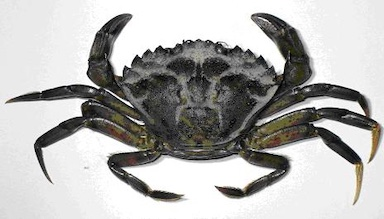
#> input picture invasiveCrabRecognition/crabImages/greenCrab.jpg, 384 x 219 px
$ jupyter execute scaleAndRotateCrab_makeData1.ipynb
#> lines starting #> are read from the running program, lines starting #| are printed output that depends on the picture; after the words box and inside, x2 and y2 are one past the last pixel; in counts of white or black regions, pixels touching at a corner belong together
[cell 1]
"""
Make generate images that distort the existing crab images.
These images are saved to a file and will later be used to train the model.
Distort by: color, haze, gausian noise, motion blur, brightness, roation, scale

Code by Anika and Claude, 2025, for MATE
"""

[cell 2]
import cv2
import numpy as np
import os
from pathlib import Path

[cell 3]
class makeSingularCrabImage:
    """
    Generate realistic underwater image augmentations for green crab detection.
    Based on underwater distortion characteristics from scientific literature.
    """

    def __init__(self, output_dir='augmented_images'):
        self.output_dir = Path(output_dir)
        self.output_dir.mkdir(exist_ok=True)

    def rotate_image(self, img, angle):
        """Rotate image by specified angle with white background."""
        h, w = img.shape[:2]
        center = (w // 2, h // 2)

        # Calculate new bounding box size to fit rotated image
        M = cv2.getRotationMatrix2D(center, angle, 1.0)
        cos = np.abs(M[0, 0])
        sin = np.abs(M[0, 1])
        new_w = int((h * sin) + (w * cos))
        new_h = int((h * cos) + (w * sin))

        # Adjust rotation matrix for new center
        M[0, 2] += (new_w / 2) - center[0]
        M[1, 2] += (new_h / 2) - center[1]

        # Rotate with white background
        rotated = cv2.warpAffine(img, M, (new_w, new_h),
                                 borderMode=cv2.BORDER_CONSTANT,
                                 borderValue=(255, 255, 255))
        return rotated

    def scale_image(self, img, scale_factor):
        """Scale image without maintaining original dimensions."""
        h, w = img.shape[:2]
        new_h, new_w = int(h * scale_factor), int(w * scale_factor)

        # Resize
        scaled = cv2.resize(img, (new_w, new_h), interpolation=cv2.INTER_LINEAR)
        return scaled

    def crop_to_content(self, img, margin=20):
        """Crop image to content with minimal white space."""
        # Convert to grayscale
        gray = cv2.cvtColor(img, cv2.COLOR_BGR2GRAY)

        # Find non-white pixels (threshold at 250 to allow slight variations)
        _, thresh = cv2.threshold(gray, 250, 255, cv2.THRESH_BINARY_INV)

        # Find contours
        contours, _ = cv2.findContours(thresh, cv2.RETR_EXTERNAL, cv2.CHAIN_APPROX_SIMPLE)

        if contours:
            # Get bounding box of all contours
            x_min, y_min = img.shape[1], img.shape[0]
            x_max, y_max = 0, 0

            for contour in contours:
                x, y, w, h = cv2.boundingRect(contour)
                x_min = min(x_min, x)
                y_min = min(y_min, y)
                x_max = max(x_max, x + w)
                y_max = max(y_max, y + h)

            # Add margin
            x_min = max(0, x_min - margin)
            y_min = max(0, y_min - margin)
            x_max = min(img.shape[1], x_max + margin)
            y_max = min(img.shape[0], y_max + margin)

            # Crop
            return img[y_min:y_max, x_min:x_max]

        return img

    def generate_augmented_dataset(self, image_path, num_variations=20):
        """
        Generate comprehensive augmented dataset.

        Args:
            image_path: path to original crab image
            num_variations: Number of augmented versions
        """
#> called with image_path = 'crabImages/greenCrab.jpg', num_variations = 10
        img = cv2.imread(str(image_path))
#> img is the input picture: shape (219, 384, 3); mean B, G, R 177, 178.7, 179.4
        if img is None:
            print(f"Warning: Could not load {image_path}")
            return

        base_name = Path(image_path).stem
        print(f"Processing {base_name}...")

        # Save original
        cv2.imwrite(str(self.output_dir / f"{base_name}_original.jpg"), img)

        # Generate variations
        for i in range(num_variations):
            augmented = img.copy()
            aug_name = f"{base_name}_aug_{i:03d}"

            # Random rotation (-180 to 180 degrees)
            if np.random.random() > 0.3:
                angle = np.random.randint(-180, 180)
                augmented = self.rotate_image(augmented, angle)
                aug_name += f"_rot{angle}"

            # Random scale (0.5 to 1.5)
            if np.random.random() > 0.3:
                scale = np.random.uniform(0.5, 1.5)
                augmented = self.scale_image(augmented, scale)
                aug_name += f"_scl{scale:.2f}"

            # Crop to content after rotation/scaling
            augmented = self.crop_to_content(augmented, margin=20)

            # Save augmented image
            output_path = self.output_dir / f"{aug_name}.jpg"
            cv2.imwrite(str(output_path), augmented)
#> this loop made 10 passes
#> pass 1, in rotate_image, `rotated = cv2.warpAffine(img, M, (new_w, new_h), borderMode=cv2.BORDER..`:
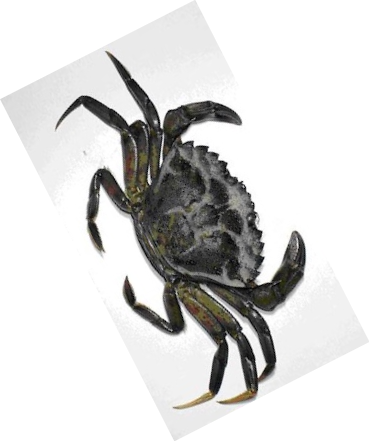
#> rotated: shape (441, 369, 3); mean B, G, R 214.7, 215.6, 215.9
#> pass 1, in crop_to_content, `gray = cv2.cvtColor(img, cv2.COLOR_BGR2GRAY)`:
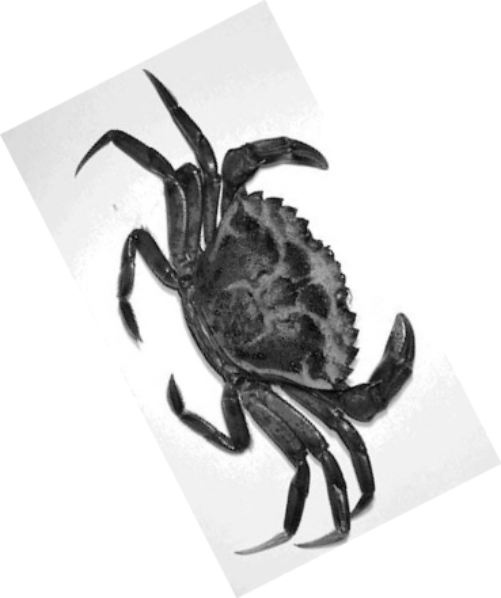
#> gray: shape (598, 501); min 4, max 255, mean 215.5
#> pass 1, in crop_to_content, `_, thresh = cv2.threshold(gray, 250, 255, cv2.THRESH_BINARY_INV)`:
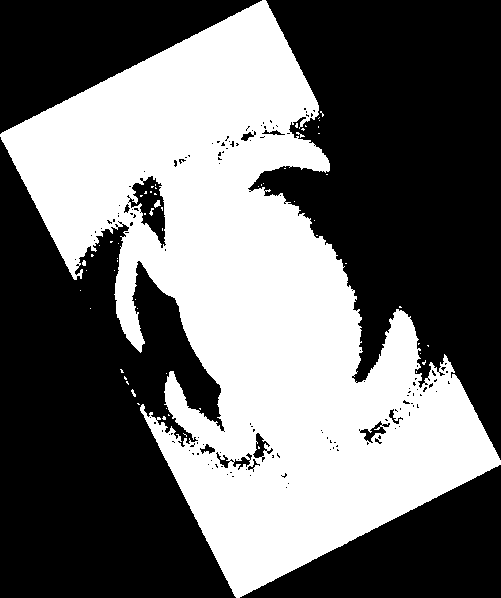
#> thresh: shape (598, 501); 42.3% white; 62 white regions (56 under 20 px), largest, box (x1, y1, x2, y2) and area: (0, 0, 501, 598) 126419, (154, 200, 161, 208) 33, (296, 132, 305, 138) 20, (149, 208, 154, 216) 20, (82, 260, 86, 266) 20, (131, 389, 136, 397) 20

        print(f"  Generated {num_variations} variations for {base_name}")

        print(f"\nAugmentation complete! Images saved to: {self.output_dir}")
        total_images = len(list(self.output_dir.glob("*.jpg")))
        print(f"Total images: {total_images}")

[cell 4]
# Initialize augmentation pipeline
augmenter = makeSingularCrabImage(output_dir='augmented_crabs')

# List of your original crab images
image_files = ['greenCrab.jpg', 'jonahCrab.jpeg', 'rockCrab.jpg']

# Check if files exist
existing_files = [f for f in image_files if os.path.exists("crabImages/"+f)]

if not existing_files:
    print("Error: No crab images found!")
    print("Please ensure 'greenCrab.jpg', 'jonahCrab.jpg', 'rockCrab.jpg' are in the current directory.")

[cell 5]
augmenter.generate_augmented_dataset('crabImages/greenCrab.jpg', num_variations=10)

[cell 6]
augmenter.generate_augmented_dataset('crabImages/jonahCrab.jpeg', num_variations=10)
#> call 2 of generate_augmented_dataset, with image_path = 'crabImages/jonahCrab.jpeg', num_variations = 10
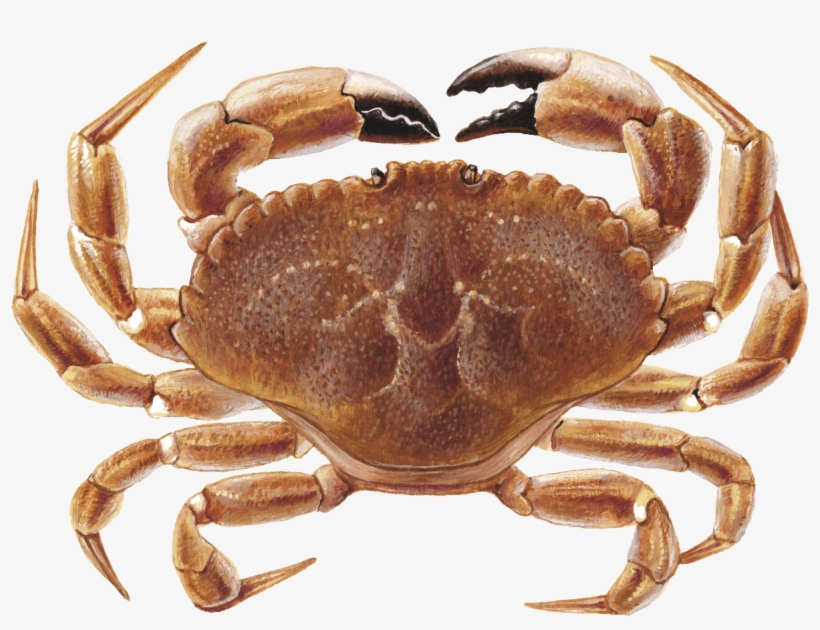
#> input picture invasiveCrabRecognition/crabImages/jonahCrab.jpeg, 820 x 630 px
#> in generate_augmented_dataset, img is the input picture: shape (630, 820, 3); mean B, G, R 161.7, 177.8, 204.3
#> the loop in generate_augmented_dataset (call 2), `for i in range(num_variations):` made 10 passes
#> contours in crop_to_content on passes 1, 2, 4, 5, 8, 10: [[[0, 0], [0, 408], [531, 408], [531, 0]]], [[[0, 0], [0, 882], [1149, 882], [1149, 0]]], [[[0, 0], [0, 736], [958, 736], [958, 0]]], [[[0, 0], [0, 629], [819, 629], [819, 0]]], [[[0, 0], [0, 629], [819, 629], [819, 0]]], [[[0, 0], [0, 629], [819, 629], [819, 0]]]
#> (cos in rotate_image, sin in rotate_image) on passes 3, 6, 7, 9: (0.857, 0.515), (0.602, 0.799), (0.139, 0.99), (0.899, 0.438)
#> pass 1, in crop_to_content (call 11), `gray = cv2.cvtColor(img, cv2.COLOR_BGR2GRAY)`:
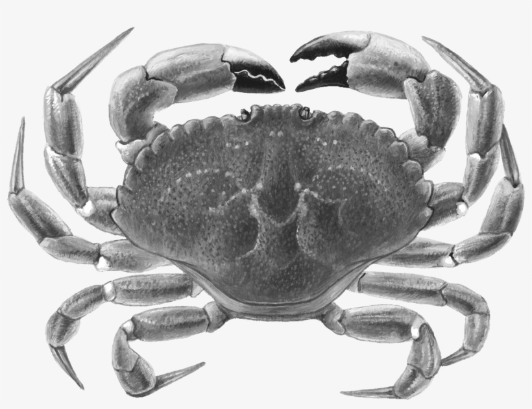
#> gray: shape (409, 532); min 27, max 255, mean 183.8
#> pass 1, in crop_to_content (call 11), `_, thresh = cv2.threshold(gray, 250, 255, cv2.THRESH_BINARY_INV)`:
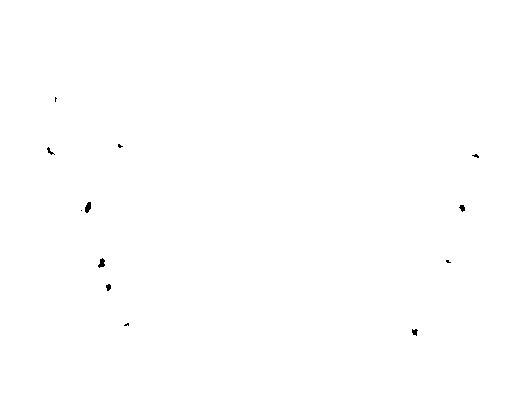
#> thresh: shape (409, 532); 99.9% white; 12 black regions (6 under 20 px), largest, box (x1, y1, x2, y2) and area: (85, 202, 91, 213) 48, (98, 258, 105, 268) 43, (459, 205, 465, 212) 28, (412, 329, 418, 336) 28, (106, 284, 111, 291) 26, (47, 147, 55, 155) 23

[cell 7]
augmenter.generate_augmented_dataset('crabImages/rockCrab.jpg', num_variations=10)
#> call 3 of generate_augmented_dataset, with image_path = 'crabImages/rockCrab.jpg', num_variations = 10
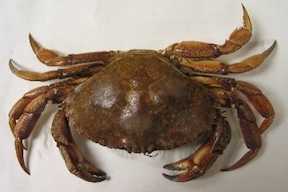
#> input picture invasiveCrabRecognition/crabImages/rockCrab.jpg, 288 x 192 px
#> in generate_augmented_dataset, img is the input picture: shape (192, 288, 3); mean B, G, R 121.1, 135.9, 152.4
#> the loop in generate_augmented_dataset (call 3), `for i in range(num_variations):` made 10 passes
#> (cos in rotate_image, sin in rotate_image) on passes 1, 2, 3, 4, 5, 7, 8, 9, 10: (0.574, 0.819), (0.0698, 0.998), (0.559, 0.829), (0.934, 0.358), (0.731, 0.682), (0.743, 0.669), (0.682, 0.731), (0.53, 0.848), (0.982, 0.191)
#> contours in crop_to_content on pass 6: [[[0, 0], [0, 191], [287, 191], [287, 0]]]
#> pass 1, in rotate_image (call 14), `rotated = cv2.warpAffine(img, M, (new_w, new_h), borderMode=cv2.BORDER..`:
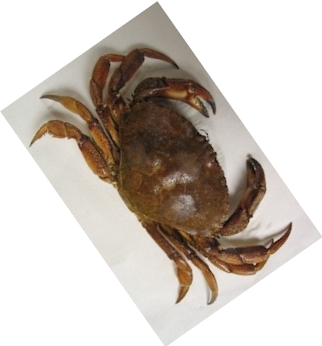
#> rotated: shape (346, 322, 3); mean B, G, R 188.5, 195.9, 204.1
#> pass 1, in crop_to_content (call 21), `gray = cv2.cvtColor(img, cv2.COLOR_BGR2GRAY)`:
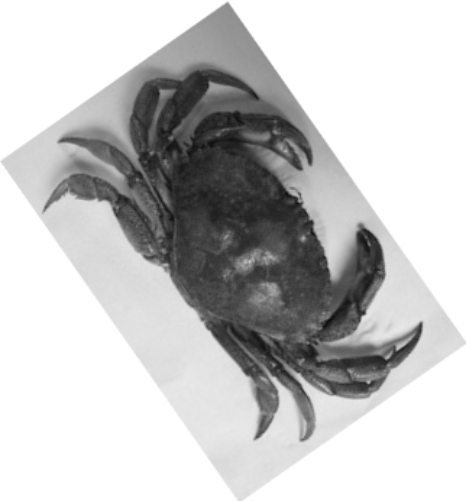
#> gray: shape (501, 466); min 12, max 255, mean 197.4
#> pass 1, in crop_to_content (call 21), `_, thresh = cv2.threshold(gray, 250, 255, cv2.THRESH_BINARY_INV)`:
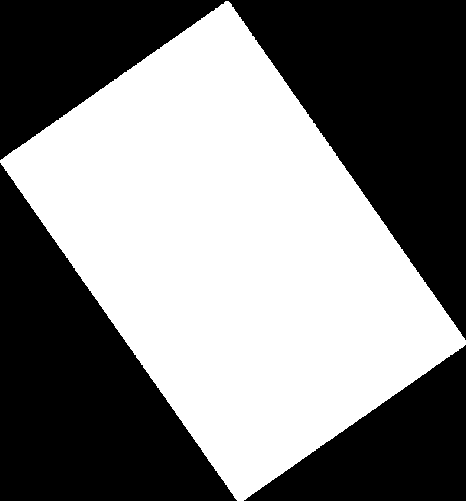
#> thresh: shape (501, 466); 50.2% white; 3 black regions, box (x1, y1, x2, y2) and area: (0, 0, 466, 340) 58750, (0, 163, 237, 501) 40131, (244, 345, 466, 501) 17378
